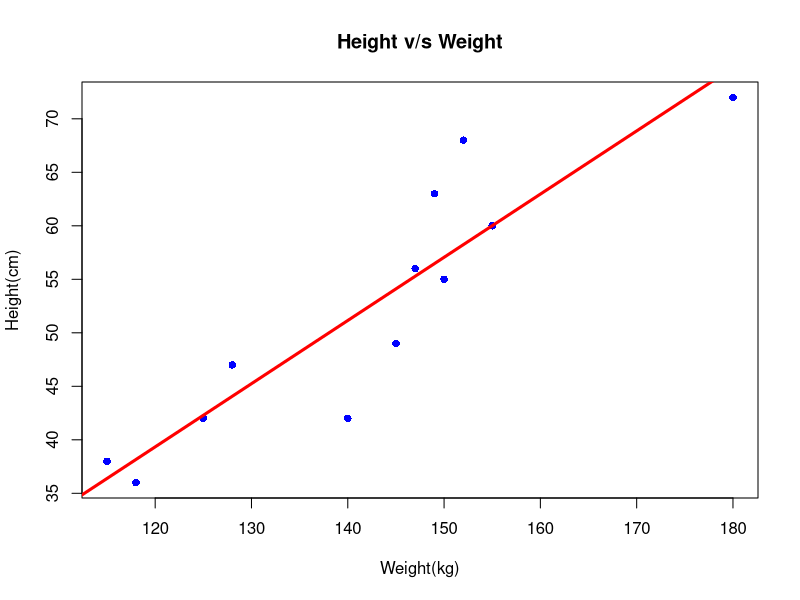
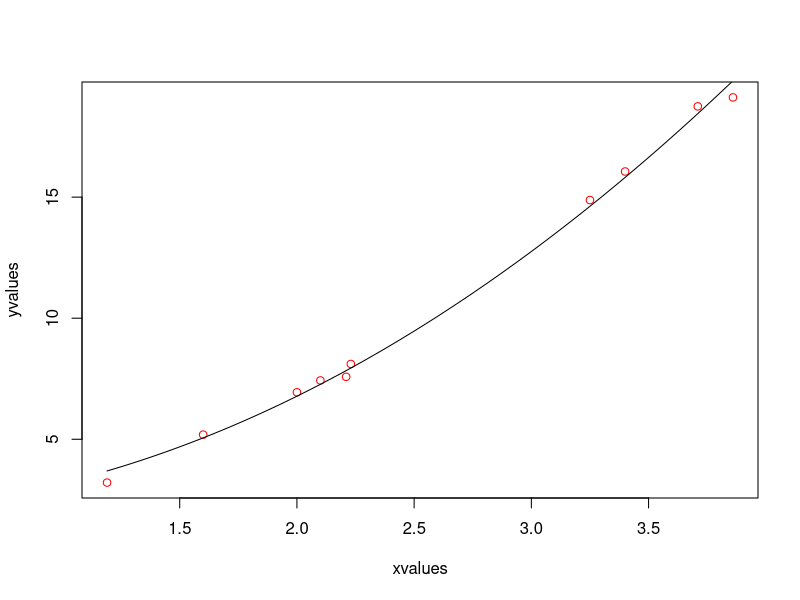
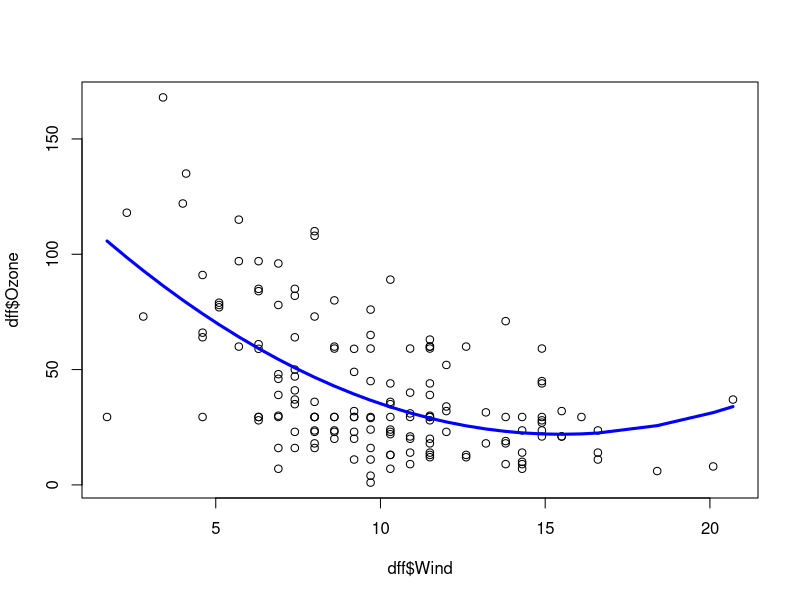
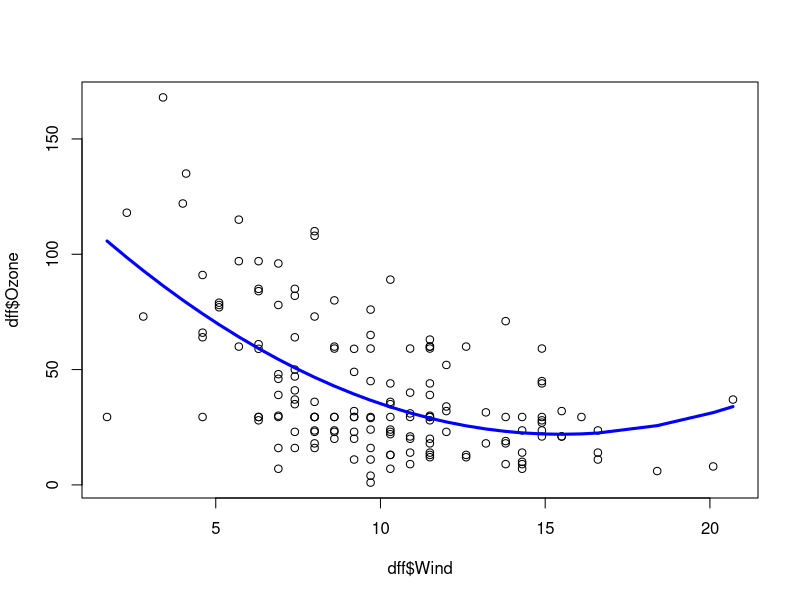
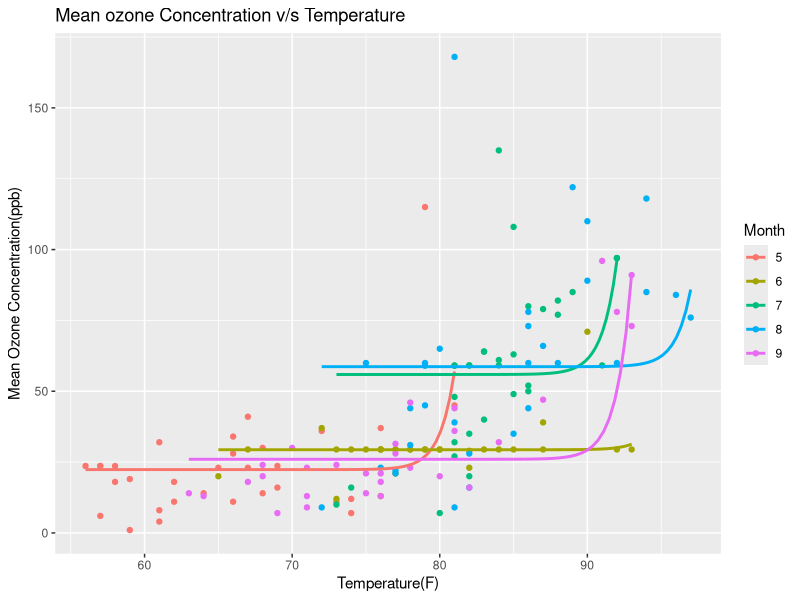
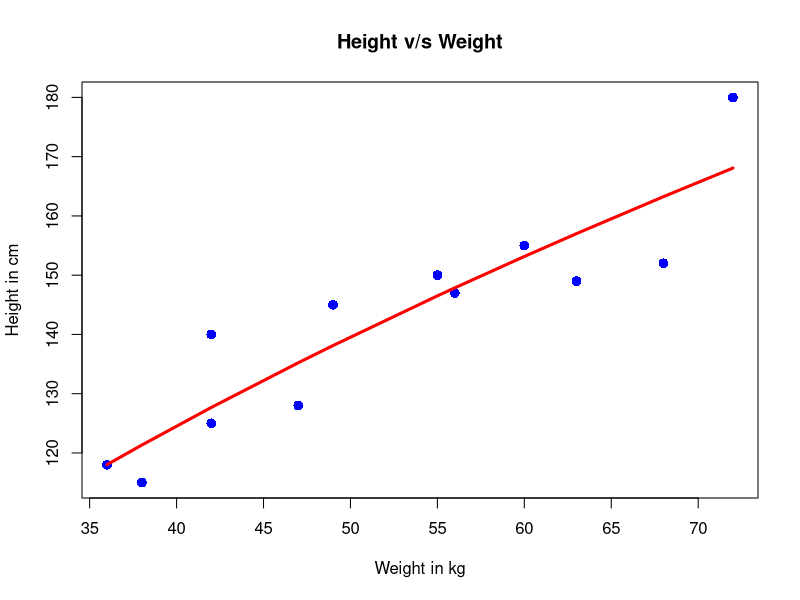
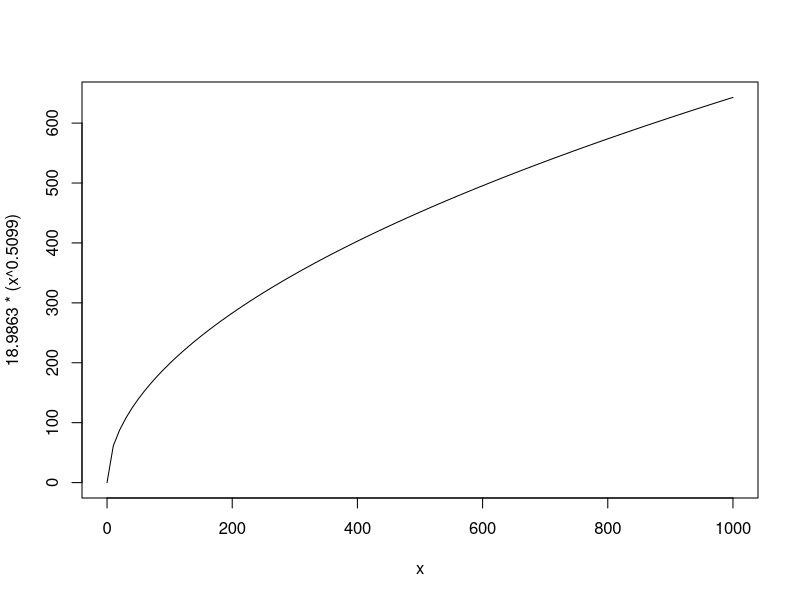
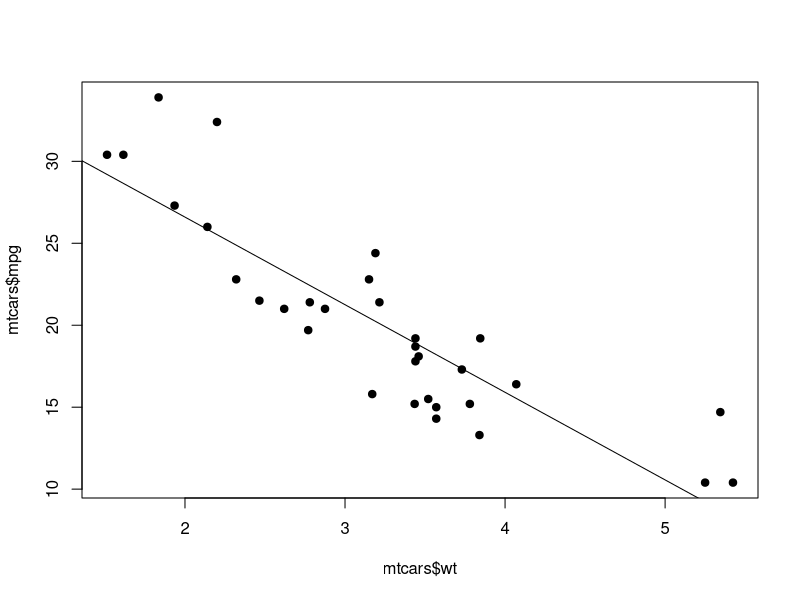

Reproduce these figures in R, in order.
weight.kg <- c(56,42,72,36,63,47,55,49,38,42,68,60)
height.cm <- c(147,125,180,118,149,128,150,145,115,140,152,155)
df<-data.frame(weight.kg, height.cm)
relation <- lm(weight.kg~height.cm)
print(relation)
print(summary(relation))
plot(weight.kg~height.cm,col="blue",main="Height v/s Weight",pch=16,
xlab = "Weight(kg)",ylab = "Height(cm)")
abline(relation, col="red", lwd=3)
library(datasets)
relation.multiple = lm(Ozone~Temp+Solar.R+Wind , data = airquality)
print(relation.multiple)
summary(relation.multiple)
cat("Coefficients of multiple regression equation:\n\n")
intercept.multiple <- coef(relation.multiple)[1]
coeff.Temp <- coef(relation.multiple)[2]
coeff.Solar<- coef(relation.multiple)[3]
coeff.Wind<- coef(relation.multiple)[4]
print(intercept.multiple)
print(coeff.Solar)
print(coeff.Temp)
print(coeff.Wind)
xvalues <- c(1.6,2.1,2,2.23,3.71,3.25,3.4,3.86,1.19,2.21)
yvalues <- c(5.19,7.43,6.94,8.11,18.75,14.88,16.06,19.12,3.21,7.58)
model <- nls(yvalues ~ b1*xvalues^2+b2,start = list(b1 = 1,b2 = 1))
model
print(sum(resid(model)^2))
print(confint(model))
plot(xvalues, yvalues, col="red")
# Plot the chart with new data by fitting it to a prediction from 100 data points.
new.data <- data.frame(xvalues = seq(min(xvalues),max(xvalues),len = 100))
lines(new.data$xvalues,predict(model,newdata = new.data))
dff<-airquality
for (i in 1:nrow(dff)){
if(is.na(dff[i,"Ozone"])){
dff[i,"Ozone"]<- mean(dff[which(dff[,"Month"]==dff[i,"Month"]),"Ozone"],na.rm = TRUE)

}
if(is.na(dff[i,"Solar.R"])){
dff[i,"Solar.R"]<- mean(dff[which(dff[,"Month"]==airquality[i,"Month"]),"Solar.R"],na.rm = TRUE)
}
}
modelnew <- lm(dff$Ozone ~ dff$Wind + I(dff$Wind^2))
plot(dff$Ozone~dff$Wind)
lines(smooth.spline(dff$Wind, predict(modelnew)), col="blue", lwd=3)
dff<-airquality
for (i in 1:nrow(dff)){
if(is.na(dff[i,"Ozone"])){
dff[i,"Ozone"]<- mean(dff[which(dff[,"Month"]==dff[i,"Month"]),"Ozone"],na.rm = TRUE)

}
if(is.na(dff[i,"Solar.R"])){
dff[i,"Solar.R"]<- mean(dff[which(dff[,"Month"]==airquality[i,"Month"]),"Solar.R"],na.rm = TRUE)
}
}
modelnew <- lm(dff$Ozone ~ dff$Wind + I(dff$Wind^2))
plot(dff$Ozone~dff$Wind)
lines(smooth.spline(dff$Wind, predict(modelnew)), col="blue", lwd=3)
library(ggplot2)
dff.clean.fac<-dff
dff.clean.fac$Day<-as.factor(dff$Day)
dff.clean.fac$Month<-as.factor(dff$Month)
plot3<-ggplot(dff.clean.fac, aes(x=Temp, y=Ozone, color=Month)) + geom_point()
plot3<-plot3+ stat_smooth(method = "lm", se=FALSE, formula = (y ~ exp(x)), size = 1)
print(plot3 + labs(y="Mean Ozone Concentration(ppb)", x="Temperature(F)")
+ ggtitle("Mean ozone Concentration v/s Temperature"))
x <- c(56,42,72,36,63,47,55,49,38,42,68,60)
y <- c(147,125,180,118,149,128,150,145,115,140,152,155)
fit<-lm(log(y)~log(x))
power.model <- nls(y ~ a* (x^b), start = list(a =exp(coef(fit)[1]), b = coef(fit)[2]))
print(power.model)
summary(power.model)
plot(x,y,col="blue", main = "Height v/s Weight",cex = 1.3,
pch = 16,xlab = "Weight in kg",ylab = "Height in cm")
lines.default(smooth.spline(x, predict(power.model)),col='red', lwd=3)
curve(18.9863*(x^0.5099), 0, 1000)

install.packages("glmnet")
library(glmnet)
weight.kg <- c(56,42,72,36,63,47,55,49,38,42,68,60)
height.cm <- c(147,125,180,118,149,128,150,145,115,140,152,155)
df<-data.frame(weight.kg, height.cm)
ridge.mod<-glmnet(df,df$height.cm,alpha=0,lambda=1)
summary(ridge.mod)
predict(ridge.mod,s=0,type='coefficients')
lasso.mod<-glmnet(df,df$height.cm,alpha=1,lambda=1)
summary(lasso.mod)
predict(lasso.mod,s=0,type='coefficients')
slope <- function(x, y){
 mean_x <- mean(x)
 mean_y <- mean(y)
 nom <- sum((x - mean_x)*(y-mean_y))
 denom <- sum((x - mean_x)^2)
 m <- nom / denom
 return(m)
}
slope2 <- function(x, y){
 return(cov(x, y)/var(x))
}
intercept <- function(x, y, m){
 b <- mean(y) - (m * mean(x))
 return(b)
}
my_slope <- slope(mtcars$wt, mtcars$mpg)
my_intercept <- intercept(mtcars$wt,mtcars$mpg, my_slope)
my_slope
my_intercept
plot(mtcars$wt, mtcars$mpg, pch=19)
abline(my_intercept, my_slope)
relation <- lm(mtcars$wt~mtcars$mpg)
print(relation)
plot(mtcars$wt~mtcars$mpg,col="blue",main="Wt v/s MPG",pch=16,
xlab = "Wt",ylab = "MPG")
abline(relation, col="red", lwd=1)